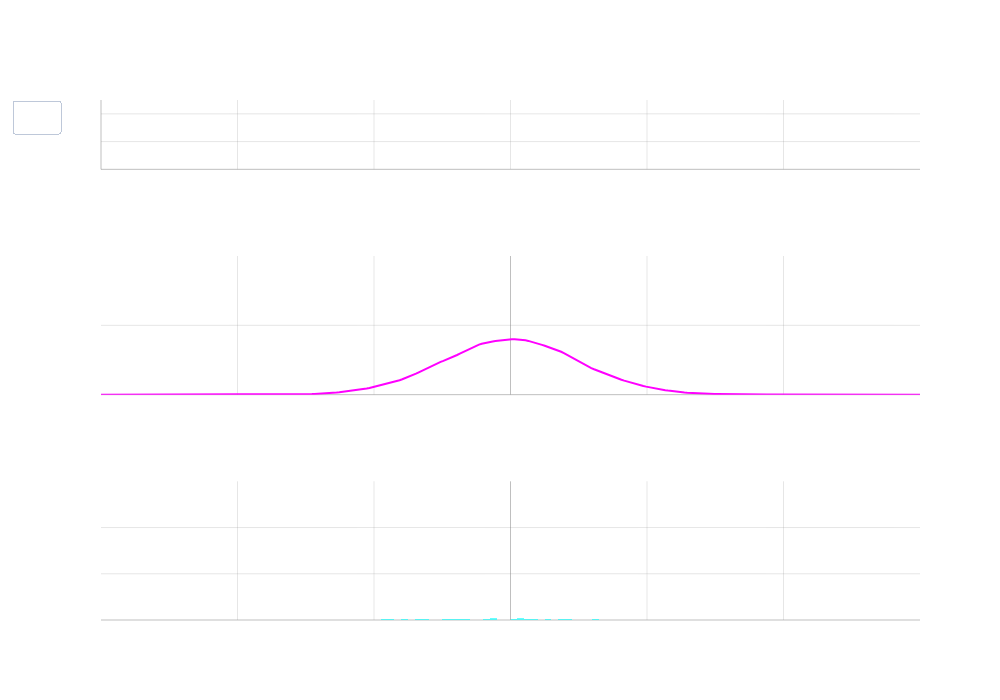

Here is the notebook cell this chart was saved with:
### Markdown cell above
##### Latent Random Variables

Values like *returns* are **observable** and we typically estimate statistical quantities on observed values like the *mean, average,* or *expectation*

The efficacy of these values is constantly in question from the animation we observed above

So if observable random variables are difficult to model - what is an unobservable random variable and how can we ever hope to model it?

### Code cell
# Generate an Ornstein-Uhlenbeck process for the variance path
def ou_process(theta=2.0, mu=1.0, sigma=2.0, dt=0.1, n_steps=n_frames):  # Increased sigma from 0.5 to 2.0
    x = np.zeros(n_steps)
    x[0] = mu
    for t in range(1, n_steps):
        dx = theta * (mu - x[t-1]) * dt + sigma * np.sqrt(dt) * np.random.normal()
        x[t] = x[t-1] + dx
    return np.maximum(x, 0.1)  # Ensure variance stays positive

# Generate variance path and means
time_points = np.linspace(0, n_frames/10, n_frames)
variance_path = ou_process()
means = np.concatenate([
    np.linspace(0, 2, n_frames//3),
    np.linspace(2, -2, n_frames//3),
    np.linspace(-2, 0, n_frames//3)
])

# Create base figure with three subplots
fig = make_subplots(
    rows=3, 
    cols=1, 
    row_heights=[0.2, 0.4, 0.4], 
    subplot_titles=(
        'Latent Variance Process',
        'Unobservable Data Generating Distribution', 
        'Observed (Empirical) Stock Returns'
    )
)

frames = []
all_samples = []

for i in range(n_frames):
    # Draw samples using current mean and OU variance
    n_samples_current = int(n_samples * (1 / (1 + np.abs(means[i])**2)))
    X = np.random.normal(means[i], np.sqrt(variance_path[i]), n_samples_current)
    kde_X = stats.gaussian_kde(X)
    
    # Generate samples
    samples = np.random.normal(means[i], np.sqrt(variance_path[i]), n_samples_current//500)
    all_samples.extend(samples)
    
    frames.append(
        go.Frame(
            data=[
                # Variance path
                go.Scatter(
                    x=time_points[:i+1],
                    y=variance_path[:i+1],
                    mode='lines',
                    line=dict(color='rgba(0, 255, 255, 1)', width=2),
                    name='Variance Path'
                ),
                # Distribution
                go.Scatter(
                    x=x_range,
                    y=kde_X(x_range),
                    mode='lines',
                    line=dict(color='rgba(255, 0, 255, 1)', width=2),
                    name='Varying Normal'
                ),
                # Histogram
                go.Histogram(
                    x=all_samples,
                    nbinsx=50,
                    name='Sample Distribution',
                    marker_color='rgba(0, 255, 255, 0.6)'
                )
            ]
        )
    )

# Add initial traces
fig.add_trace(frames[0].data[0], row=1, col=1)
fig.add_trace(frames[0].data[1], row=2, col=1)
fig.add_trace(frames[0].data[2], row=3, col=1)

# Add frames
fig.frames = frames

# Add animation buttons
fig.update_layout(
    updatemenus=[{
        'type': 'buttons',
        'showactive': False,
        'buttons': [{
            'label': 'Play',
            'method': 'animate',
            'args': [None, {
                'frame': {'duration': 50, 'redraw': True},
                'fromcurrent': True,
                'transition': {'duration': 0},
                'mode': 'immediate',
                'loop': True
            }]
        }]
    }]
)

# Update layout
fig.update_layout(
    height=700,
    width=1000,
    showlegend=False,
    plot_bgcolor='rgba(0,0,0,0)',
    paper_bgcolor='rgba(0,0,0,0)',
    font=dict(color='white'),
    title='Normal Distribution with Varying Mean and OU-Process Variance'
)

# Update axes for all subplots
for row in [1, 2, 3]:
    fig.update_xaxes(
        showgrid=True,
        gridwidth=1,
        gridcolor='rgba(128,128,128,0.2)',
        zeroline=True,
        zerolinewidth=1,
        zerolinecolor='rgba(128,128,128,0.5)',
        row=row, 
        col=1
    )
    fig.update_yaxes(
        showgrid=True,
        gridwidth=1,
        gridcolor='rgba(128,128,128,0.2)',
        zeroline=True,
        zerolinewidth=1,
        zerolinecolor='rgba(128,128,128,0.5)',
        row=row, 
        col=1
    )

# Specific range updates
fig.update_xaxes(range=[0, n_frames/10], row=1, col=1)  # Time range for variance path
fig.update_yaxes(range=[0, 5], row=1, col=1)  # Increased variance range from 3 to 5
fig.update_xaxes(range=[-6, 6], row=2, col=1)  # Distribution x-range
fig.update_yaxes(range=[0, 1], row=2, col=1)  # Added y-range for distribution plot
fig.update_xaxes(range=[-6, 6], row=3, col=1)  # Histogram x-range
fig.update_yaxes(range=[0, 300], row=3, col=1)  # Histogram y-range

fig.show()

### Figure 1 — Plotly figure (JSON) as saved in the notebook; plotly's stock layout.template omitted (floating-point values rounded to 4 significant figures; data arrays with more than 128 entries replaced by an {"elided": "..."} marker saying what was removed)
{"data": [{"line": {"color": "rgba(0, 255, 255, 1)", "width": 2}, "mode": "lines", "name": "Variance Path", "type": "scatter", "x": [0.0], "xaxis": "x", "y": [1.0], "yaxis": "y"}, {"line": {"color": "rgba(255, 0, 255, 1)", "width": 2}, "mode": "lines", "name": "Varying Normal", "type": "scatter", "x": {"elided": "300 float values"}, "xaxis": "x2", "y": {"elided": "300 float values"}, "yaxis": "y2"}, {"marker": {"color": "rgba(0, 255, 255, 0.6)"}, "name": "Sample Distribution", "nbinsx": 50, "type": "histogram", "x": [0.7066, 0.2128, 0.1055, -1.283, 1.289, 0.1656, 1.789, 0.3946, -0.8046, 0.1862, -0.812, 0.1441, -0.6518, -0.3796, -0.9842, 0.9629, -0.6563, 0.1693, -0.838, -0.7552, -0.2994, 1.814, -0.4281, -0.9768, 0.5828, 0.03627, -0.2541, -0.742, -1.809, -1.251, 1.393, 1.254, 0.7659, -0.6751, -1.501, -1.768, -1.346, 0.3506, 2.268, 2.043, 1.116, 0.8745, -1.815, -0.1946, 0.3327, -0.216, -1.569, -0.2522, 0.01266, 0.01009, -0.7061, 0.8698, 1.487, -1.793, 0.2296, -0.3244, -0.04111, 0.7578, -1.341, 0.5512], "xaxis": "x3", "yaxis": "y3"}], "layout": {"annotations": [{"font": {"size": 16}, "showarrow": false, "text": "Latent Variance Process", "x": 0.5, "xanchor": "center", "xref": "paper", "y": 1, "yanchor": "bottom", "yref": "paper"}, {"font": {"size": 16}, "showarrow": false, "text": "Unobservable Data Generating Distribution", "x": 0.5, "xanchor": "center", "xref": "paper", "y": 0.7, "yanchor": "bottom", "yref": "paper"}, {"font": {"size": 16}, "showarrow": false, "text": "Observed (Empirical) Stock Returns", "x": 0.5, "xanchor": "center", "xref": "paper", "y": 0.2667, "yanchor": "bottom", "yref": "paper"}], "font": {"color": "white"}, "height": 700, "paper_bgcolor": "rgba(0,0,0,0)", "plot_bgcolor": "rgba(0,0,0,0)", "showlegend": false, "title": {"text": "Normal Distribution with Varying Mean and OU-Process Variance"}, "updatemenus": [{"buttons": [{"args": [null, {"frame": {"duration": 50, "redraw": true}, "fromcurrent": true, "loop": true, "mode": "immediate", "transition": {"duration": 0}}], "label": "Play", "method": "animate"}], "showactive": false, "type": "buttons"}], "width": 1000, "xaxis": {"anchor": "y", "domain": [0, 1], "gridcolor": "rgba(128,128,128,0.2)", "gridwidth": 1, "range": [0, 6], "showgrid": true, "zeroline": true, "zerolinecolor": "rgba(128,128,128,0.5)", "zerolinewidth": 1}, "xaxis2": {"anchor": "y2", "domain": [0, 1], "gridcolor": "rgba(128,128,128,0.2)", "gridwidth": 1, "range": [-6, 6], "showgrid": true, "zeroline": true, "zerolinecolor": "rgba(128,128,128,0.5)", "zerolinewidth": 1}, "xaxis3": {"anchor": "y3", "domain": [0, 1], "gridcolor": "rgba(128,128,128,0.2)", "gridwidth": 1, "range": [-6, 6], "showgrid": true, "zeroline": true, "zerolinecolor": "rgba(128,128,128,0.5)", "zerolinewidth": 1}, "yaxis": {"anchor": "x", "domain": [0.8667, 1], "gridcolor": "rgba(128,128,128,0.2)", "gridwidth": 1, "range": [0, 5], "showgrid": true, "zeroline": true, "zerolinecolor": "rgba(128,128,128,0.5)", "zerolinewidth": 1}, "yaxis2": {"anchor": "x2", "domain": [0.4333, 0.7], "gridcolor": "rgba(128,128,128,0.2)", "gridwidth": 1, "range": [0, 1], "showgrid": true, "zeroline": true, "zerolinecolor": "rgba(128,128,128,0.5)", "zerolinewidth": 1}, "yaxis3": {"anchor": "x3", "domain": [0, 0.2667], "gridcolor": "rgba(128,128,128,0.2)", "gridwidth": 1, "range": [0, 300], "showgrid": true, "zeroline": true, "zerolinecolor": "rgba(128,128,128,0.5)", "zerolinewidth": 1}}}
